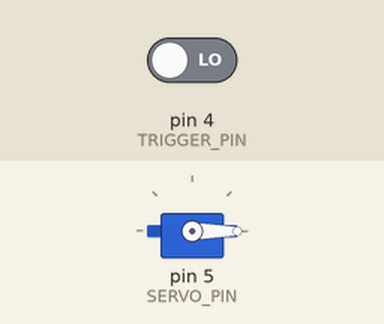
Recording of a sketch running on a simulated Arduino Uno, built with avr-gcc and run on an emulated ATmega328P. Parts: servo. The test bench sets the inputs (shaded band); at power-on: pin 4 (TRIGGER_PIN) LOW. What the sketch prints to the serial monitor is not drawn.

Above: at 1.2 s.
1.3 s: pin 4 (TRIGGER_PIN) driven HIGH
At 2.48 s:
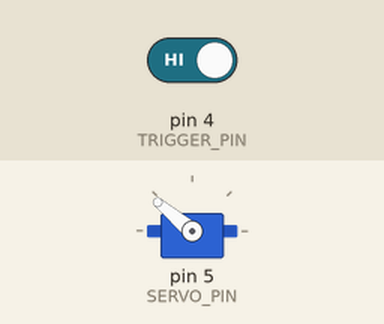
4.3 s: pin 4 (TRIGGER_PIN) driven LOW
At 5.2 s:
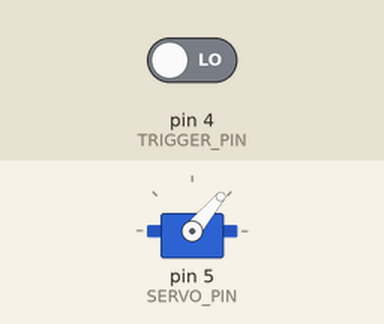
Timing chart, 0 to 7.3 s (numbered marks = the images above; inputs shaded):
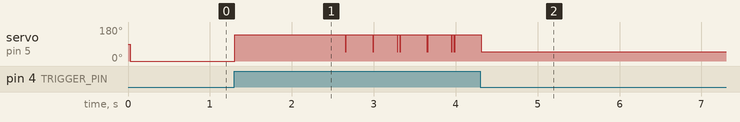

The sketch:

sketch_servoForBell.ino
```cpp
#include <Arduino.h>
#include <Servo.h>

#define SERVO_PIN 5    //d1
#define TRIGGER_PIN 4  //d2

Servo BellServo;

void setup() {
  Serial.begin(115200);
  delay(20);

  pinMode(TRIGGER_PIN, INPUT);

  BellServo.attach(SERVO_PIN);
  delay(10);
  BellServo.write(0);
  delay(50);
}

bool _SwingBell = false;
uint16_t _BellSwingLoopCount = 0;
uint8_t _trigger = 0;

#define SWING_ANGLE 140
#define RESTING_ANGLE 50
const uint16_t SWING_INTERVAL = 15; // dont know why but 15 is like 300ms

void loop() {

  _trigger = digitalRead(TRIGGER_PIN);

  if (_trigger == 1) {
    _SwingBell = true;
  }

  if (_SwingBell) {

   Serial.println(_BellSwingLoopCount);
    if (_BellSwingLoopCount <= SWING_INTERVAL) {
      BellServo.write(SWING_ANGLE);
    } else {
      BellServo.write(RESTING_ANGLE);
    }

    if (_BellSwingLoopCount > (2 * SWING_INTERVAL)) {
      // reset
      _BellSwingLoopCount = 0;
      _SwingBell = false;
         Serial.println("reset");
    } else {
      _BellSwingLoopCount++;
      delay(1);
    }
  }
}
```

Measured:
- after the input at 1.3 s, servo on pin 5 (SERVO_PIN): 0° → 140° at once, then repeats every 0.66 s: 50° 0.01 s, 140° 0.32 s, 50° 0.01 s, 140° 0.29 s, 50° 0.01 s, 140° 0.02 s
- after the input at 4.3 s, servo on pin 5 (SERVO_PIN): 140° → 50° at once
